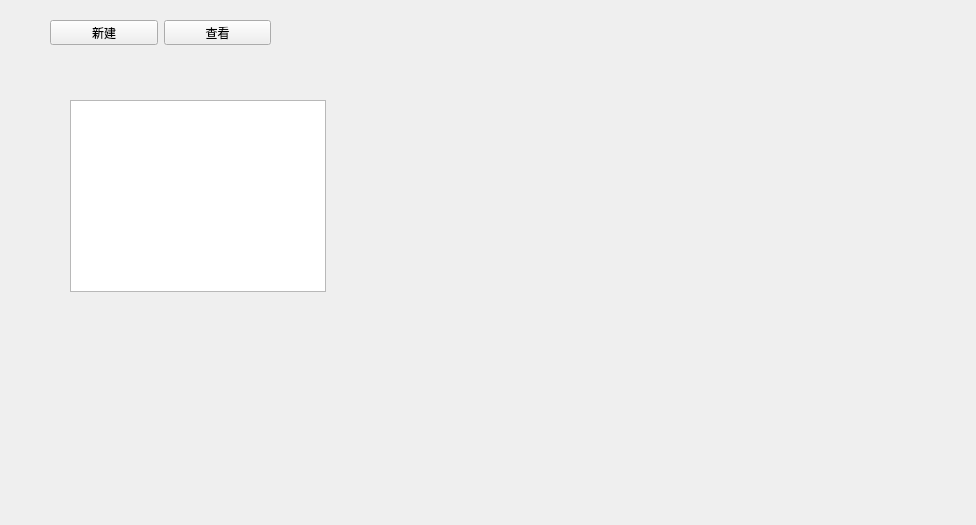
<?xml version="1.0" encoding="UTF-8"?>
<ui version="4.0">
 <class>Form</class>
 <widget class="QWidget" name="Form">
  <property name="geometry">
   <rect>
    <x>0</x>
    <y>0</y>
    <width>976</width>
    <height>525</height>
   </rect>
  </property>
  <property name="windowTitle">
   <string>Form</string>
  </property>
  <widget class="QWidget" name="horizontalLayoutWidget">
   <property name="geometry">
    <rect>
     <x>50</x>
     <y>20</y>
     <width>221</width>
     <height>25</height>
    </rect>
   </property>
   <layout class="QHBoxLayout" name="horizontalLayout">
    <item>
     <widget class="QPushButton" name="createBtn">
      <property name="text">
       <string>新建</string>
      </property>
     </widget>
    </item>
    <item>
     <widget class="QPushButton" name="pushButton">
      <property name="text">
       <string>查看</string>
      </property>
     </widget>
    </item>
   </layout>
  </widget>
  <widget class="QTableView" name="cameraTable">
   <property name="geometry">
    <rect>
     <x>70</x>
     <y>100</y>
     <width>256</width>
     <height>192</height>
    </rect>
   </property>
  </widget>
 </widget>
 <resources/>
 <connections/>
</ui>
